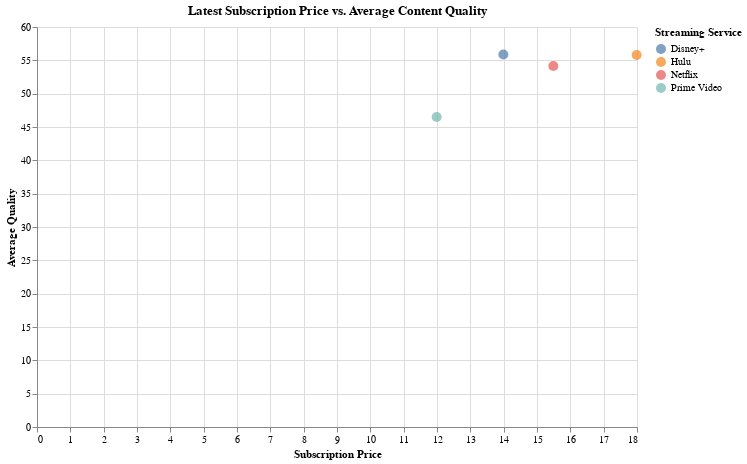

Notebook code cell kept with this figure:
### Code cell
# Find the latest subscription price for each streaming service
latest_prices = all_services_price_history.sort_values('Date').groupby('Streaming Service').tail(1)[['Streaming Service', 'Subscription Price']]

# Merge with the average quality DataFrame
pricing_quality_data_latest = latest_prices.merge(avg_quality_df, on='Streaming Service')

# Scatter plot using Altair
quality_price_chart_latest = alt.Chart(pricing_quality_data_latest).mark_circle(size=100).encode(
    x='Subscription Price:Q',
    y='Average Quality:Q',
    color='Streaming Service:N',
    tooltip=['Streaming Service', 'Subscription Price', 'Average Quality']
).properties(
    title='Latest Subscription Price vs. Average Content Quality',
    width=600,
    height=400
)

quality_price_chart_latest

### Figure 1 — Vega-Lite specification as saved in the notebook (floating-point values rounded to 4 significant figures)
{"config": {"view": {"continuousWidth": 300, "continuousHeight": 300}}, "data": {"name": "data-aeee085301484741a918bdc05d006a50"}, "mark": {"type": "circle", "size": 100}, "encoding": {"color": {"field": "Streaming Service", "type": "nominal"}, "tooltip": [{"field": "Streaming Service", "type": "nominal"}, {"field": "Subscription Price", "type": "quantitative"}, {"field": "Average Quality", "type": "quantitative"}], "x": {"field": "Subscription Price", "type": "quantitative"}, "y": {"field": "Average Quality", "type": "quantitative"}}, "height": 400, "title": "Latest Subscription Price vs. Average Content Quality", "width": 600, "$schema": "https://vega.github.io/schema/vega-lite/v5.8.0.json", "datasets": {"data-aeee085301484741a918bdc05d006a50": [{"Streaming Service": "Prime Video", "Subscription Price": 11.99, "Average Quality": 46.51}, {"Streaming Service": "Netflix", "Subscription Price": 15.49, "Average Quality": 54.14}, {"Streaming Service": "Disney+", "Subscription Price": 13.99, "Average Quality": 55.86}, {"Streaming Service": "Hulu", "Subscription Price": 17.99, "Average Quality": 55.8}]}}
